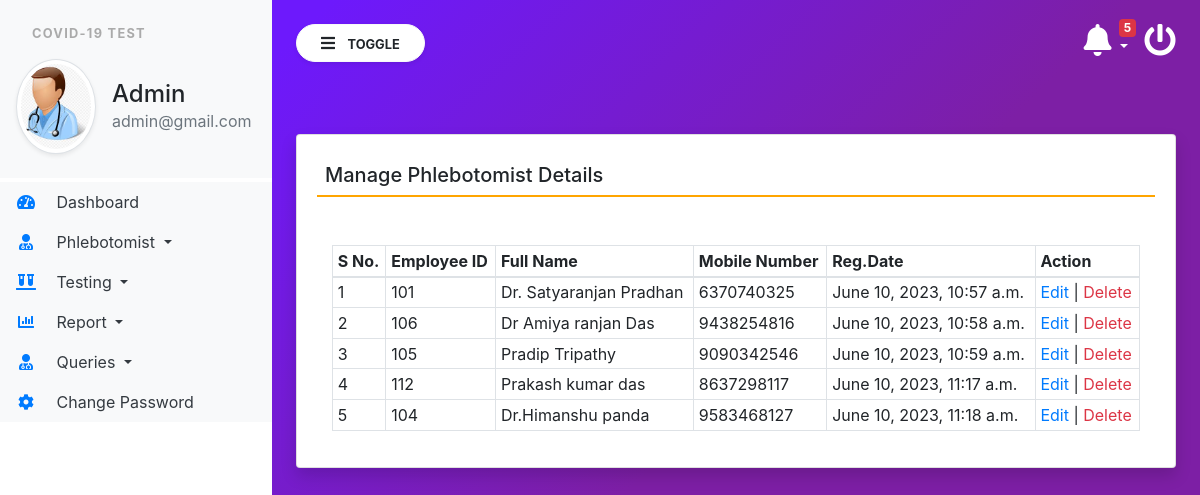
The page /managePhlebotomist (signed in) on the database its author committed.
### covid/models.py (models this page shows, shortened)
class Phlebotomist(models.Model):
    EmpID = models.CharField(max_length=100, null=True)
    FullName = models.CharField(max_length=150, null=True)
    MobileNumber = models.CharField(max_length=15, null=True)
    RegDate = models.DateTimeField(auto_now_add=True)

### covid/views.py (the view)
# urls.py: path('managePhlebotomist', managePhlebotomist, name='managePhlebotomist'),
def managePhlebotomist(request):
    if not request.user.is_authenticated:
        return redirect('admin_login')
    phlebotomist = Phlebotomist.objects.all()
    return render(request, 'managePhlebotomist.html', locals())

### covid/templatetags/custom_tag.py (called while the page is built)
@register.filter(name = 'notification')
def notification(obj):
    test  = Testrecord.objects.filter(ReportStatus="Not Processed yet")
    return test

@register.simple_tag()
def notificationcount(*args, **kwargs):
    testcount  = Testrecord.objects.filter(ReportStatus="Not Processed yet").count()
    return testcount

### covid/templates/managePhlebotomist.html
{% extends 'admin_base.html' %}
{% block main  %}
<div class="card shadow mt-5">
    <div class="card-body">
        <h5 class="p-2" style="border-bottom: 2px solid orange;">Manage Phlebotomist Details</h5>
        <div class="container-fluid mt-5">
            <table class="table table-bordered table-sm" id="example">
                <thead>
                <tr>
                    <th>S No.</th>
                    <th>Employee ID</th>
                    <th>Full Name</th>
                    <th>Mobile Number</th>
                    <th>Reg.Date</th>
                    <th>Action</th>
                </tr>
                </thead>
                <tbody>
                  {% for i in phlebotomist%}
                <tr>
                    <td>{{forloop.counter}}</td>
                    <td>{{i.EmpID}}</td>
                    <td>{{i.FullName}}</td>
                    <td>{{i.MobileNumber}}</td>
                    <td>{{i.RegDate}}</td>
                    <td><a href="{% url 'edit_Phlebotomist' i.id %}" class="text-primary">Edit</a> |
                        <a href="{% url 'delete_Phlebotomist' i.id %}" class="text-danger" onclick="return confirm('Are You Sure?')">Delete</a>
                    </td>
                </tr>
                  {% endfor %}
                </tbody>
            </table>
        </div>
    </div>
</div>
{% endblock %}

### covid/templates/admin_base.html (shortened to what this page needs)
{% load static %}
{% load custom_tag %}
<html lang="en">
<head>
    <link rel="stylesheet" href="https://maxcdn.bootstrapcdn.com/bootstrap/4.3.1/css/bootstrap.min.css">
    <link rel="stylesheet" href="https://use.fontawesome.com/releases/v5.6.3/css/all.css"
>
    <link rel="stylesheet" type="text/css" href="{% static 'css/sidebar.css' %}">
</head>
<body>
<div class="vertical-nav bg-white" id="sidebar">
    <div class="py-4 px-3 mb-1 bg-light">
        <p class="font-weight-bold text-uppercase px-3 small dashboard-text">Covid-19 Test</p>
        <div class="media d-flex align-items-center">
            <img src="{% static 'images/admin.jpg' %}" width="80" height="80"
                 class="mr-3 rounded-circle img-thumbnail shadow-sm">
            <div class="media-body">
                <h4 class="mb-0">Admin</h4>
                <p class="text-muted mb-0">{{request.user.email}}</p>
            </div>
        </div>
    </div>
    <ul class="nav flex-column bg-white">
        <li class="nav-item">
            <a href="{% url 'admin_home' %}" class="nav-link text-dark bg-light">
                <i class="fas fa-tachometer-alt fa-fw mr-3 text-primary"></i>
                Dashboard
            </a>
        </li>
        <li class="nav-item dropdown">
            <a class="nav-link dropdown-toggle text-dark bg-light" href="#" id="navbardrop" data-toggle="dropdown">
                <i class="fas fa-user-md mr-3 text-primary fa-fw"></i> Phlebotomist
            </a>
        </li>
        <li class="nav-item dropdown">
            <a class="nav-link dropdown-toggle text-dark bg-light" href="#" id="navbardrop" data-toggle="dropdown">
                <i class="fas fa-vials mr-3 text-primary fa-fw"></i> Testing
            </a>
        </li>
        <li class="nav-item dropdown">
            <a class="nav-link dropdown-toggle text-dark bg-light" href="#" id="navbardrop" data-toggle="dropdown">
                <i class="fas fa-chart-bar mr-3 text-primary fa-fw"></i> Report
            </a>
        </li>
        <li class="nav-item dropdown">
            <a class="nav-link dropdown-toggle text-dark bg-light" href="#" id="navbardrop" data-toggle="dropdown">
                <i class="fas fa-user-md mr-3 text-primary fa-fw"></i> Queries
            </a>
        </li>
        <li class="nav-item">
            <a href="{% url 'changePassword' %}" class="nav-link text-dark bg-light">
                <i class="fas fa-cog mr-3 text-primary fa-fw"></i>
                Change Password
            </a>
        </li>
    </ul>
</div>
<div class="page-content p-4" id="content">
    <a href="/logout" title="logout" class="float-right text-white"><i class="fas fa-power-off fa-2x"></i></a>
    <div class="container">
        <div class="dropdown">
    <a href="" class="float-right text-white pr-3 dropdown-toggle" id="menu1" data-toggle="dropdown"><span class="badge badge-danger">{% notificationcount %}</span><i class="fas fa-bell fa-2x"> </i>
    </a>
    </div>
        </div>
    <button id="sidebarCollapse" type="button" class="btn btn-light bg-white rounded-pill shadow-sm px-4 mb-4">
        <i class="fas fa-bars mr-2"></i>
        <small class="text-uppercase font-weight-bold">Toggle</small>
    </button>
    {% block main %}
    {% endblock %}
</div>
</body>
</html>

### covid/static/css/sidebar.css (style rules this page uses)
body { background-image : linear-gradient(135.9deg,rgba(109,25,252,1) 16.4%,rgba(125,31,165,1) 56.1%); min-height:100vh; }
.vertical-nav { min-width : 17rem; width : 17rem; height:100vh; position:fixed; top:0; left:0; transition: all 0.4s; }
.page-content { width:calc(100% - 17rem); margin-left:17rem; transition:all 0.4s; }
.dashboard-text { letter-spacing : 0.1em; color : #aaa; }
.badge { position: absolute; top: -5px; right: 25px; }

### rows shown on the page
Phlebotomist: EmpID "101", FullName "Dr. Satyaranjan Pradhan", MobileNumber "6370740325", RegDate "June 10, 2023, 10:57 a.m."
Phlebotomist: EmpID "106", FullName "Dr Amiya ranjan Das", MobileNumber "9438254816", RegDate "June 10, 2023, 10:58 a.m."
Phlebotomist: EmpID "105", FullName "Pradip Tripathy", MobileNumber "9090342546", RegDate "June 10, 2023, 10:59 a.m."
Phlebotomist: EmpID "112", FullName "Prakash kumar das", MobileNumber "8637298117", RegDate "June 10, 2023, 11:17 a.m."
Phlebotomist: EmpID "104", FullName "Dr.Himanshu panda", MobileNumber "9583468127", RegDate "June 10, 2023, 11:18 a.m."

### other values the page prints
{{ request.user.email }} "admin@gmail.com"
